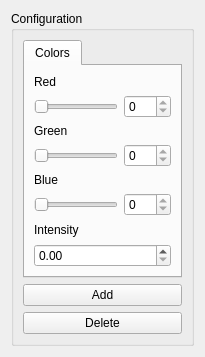
                      <widget class="QWidget" name="tab_12">
                       <attribute name="title">
                        <string>Directional Lights</string>
                       </attribute>
                       <layout class="QVBoxLayout" name="verticalLayout_28">
                        <item>
                         <layout class="QVBoxLayout" name="verticalLayout_27">
                          <item>
                           <widget class="QGroupBox" name="groupBox_10">
                            <property name="sizePolicy">
                             <sizepolicy hsizetype="Expanding" vsizetype="Maximum">
                              <horstretch>0</horstretch>
                              <verstretch>0</verstretch>
                             </sizepolicy>
                            </property>
                            <property name="focusPolicy">
                             <enum>Qt::NoFocus</enum>
                            </property>
                            <property name="acceptDrops">
                             <bool>false</bool>
                            </property>
                            <property name="autoFillBackground">
                             <bool>false</bool>
                            </property>
                            <property name="title">
                             <string>Configuration</string>
                            </property>
                            <property name="flat">
                             <bool>false</bool>
                            </property>
                            <property name="checkable">
                             <bool>false</bool>
                            </property>
                            <property name="checked">
                             <bool>false</bool>
                            </property>
                            <layout class="QVBoxLayout" name="verticalLayout_24">
                             <item>
                              <widget class="QTabWidget" name="tabWidget_6">
                               <property name="sizePolicy">
                                <sizepolicy hsizetype="Maximum" vsizetype="Maximum">
                                 <horstretch>0</horstretch>
                                 <verstretch>0</verstretch>
                                </sizepolicy>
                               </property>
                               <property name="currentIndex">
                                <number>0</number>
                               </property>
                               <property name="documentMode">
                                <bool>false</bool>
                               </property>
                               <property name="tabsClosable">
                                <bool>false</bool>
                               </property>
                               <property name="tabBarAutoHide">
                                <bool>false</bool>
                               </property>
                               <widget class="QWidget" name="tab_13">
                                <attribute name="title">
                                 <string>Colors</string>
                                </attribute>
                                <layout class="QVBoxLayout" name="verticalLayout_26">
                                 <item>
                                  <layout class="QGridLayout" name="gridLayout_21">
                                   <item row="3" column="0">
                                    <widget class="QLabel" name="label_13">
                                     <property name="text">
                                      <string>Red</string>
                                     </property>
                                    </widget>
                                   </item>
                                   <item row="8" column="1">
                                    <widget class="QSpinBox" name="spinbox_renderer_lighting_DirectionalLights_colors_blue">
                                     <property name="readOnly">
                                      <bool>true</bool>
                                     </property>
                                     <property name="maximum">
                                      <number>255</number>
                                     </property>
                                    </widget>
                                   </item>
                                   <item row="5" column="0">
                                    <widget class="QLabel" name="label_14">
                                     <property name="text">
                                      <string>Green</string>
                                     </property>
                                    </widget>
                                   </item>
                                   <item row="8" column="0">
                                    <widget class="QSlider" name="hslider_renderer_lighting_DirectionalLights_colors_blue">
                                     <property name="sizePolicy">
                                      <sizepolicy hsizetype="Maximum" vsizetype="Maximum">
                                       <horstretch>0</horstretch>
                                       <verstretch>0</verstretch>
                                      </sizepolicy>
                                     </property>
                                     <property name="maximum">
                                      <number>255</number>
                                     </property>
                                     <property name="orientation">
                                      <enum>Qt::Horizontal</enum>
                                     </property>
                                    </widget>
                                   </item>
                                   <item row="6" column="0">
                                    <widget class="QSlider" name="hslider_renderer_lighting_DirectionalLights_colors_green">
                                     <property name="sizePolicy">
                                      <sizepolicy hsizetype="Maximum" vsizetype="Maximum">
                                       <horstretch>0</horstretch>
                                       <verstretch>0</verstretch>
                                      </sizepolicy>
                                     </property>
                                     <property name="maximum">
                                      <number>255</number>
                                     </property>
                                     <property name="orientation">
                                      <enum>Qt::Horizontal</enum>
                                     </property>
                                    </widget>
                                   </item>
                                   <item row="4" column="1">
                                    <widget class="QSpinBox" name="spinbox_renderer_lighting_DirectionalLight_colors_red">
                                     <property name="readOnly">
                                      <bool>true</bool>
                                     </property>
                                     <property name="maximum">
                                      <number>255</number>
                                     </property>
                                    </widget>
                                   </item>
                                   <item row="6" column="1">
                                    <widget class="QSpinBox" name="spinbox_renderer_lighting_DirectionalLights_colors_green">
                                     <property name="readOnly">
                                      <bool>true</bool>
                                     </property>
                                     <property name="maximum">
                                      <number>255</number>
                                     </property>
                                    </widget>
                                   </item>
                                   <item row="4" column="0">
                                    <widget class="QSlider" name="hslider_renderer_lighting_DirectionalLights_colors_red">
                                     <property name="sizePolicy">
                                      <sizepolicy hsizetype="Maximum" vsizetype="Maximum">
                                       <horstretch>0</horstretch>
                                       <verstretch>0</verstretch>
                                      </sizepolicy>
                                     </property>
                                     <property name="maximum">
                                      <number>255</number>
                                     </property>
                                     <property name="value">
                                      <number>0</number>
                                     </property>
                                     <property name="orientation">
                                      <enum>Qt::Horizontal</enum>
                                     </property>
                                    </widget>
                                   </item>
                                   <item row="7" column="0">
                                    <widget class="QLabel" name="label_15">
                                     <property name="text">
                                      <string>Blue</string>
                                     </property>
                                    </widget>
                                   </item>
                                  </layout>
                                 </item>
                                 <item>
                                  <widget class="QLabel" name="label_17">
                                   <property name="text">
                                    <string>Intensity</string>
                                   </property>
                                  </widget>
                                 </item>
                                 <item>
                                  <widget class="QDoubleSpinBox" name="renderer_lighting_DirectionalLights_intensity"/>
                                 </item>
                                </layout>
                               </widget>
                              </widget>
                             </item>
                             <item>
                              <widget class="QPushButton" name="button_renderer_lighting_PointLights_add_2">
                               <property name="text">
                                <string>Add</string>
                               </property>
                              </widget>
                             </item>
                             <item>
                              <widget class="QPushButton" name="button_renderer_lighting_PointLights_delete_2">
                               <property name="text">
                                <string>Delete</string>
                               </property>
                              </widget>
                             </item>
                            </layout>
                           </widget>
                          </item>
                         </layout>
                        </item>
                       </layout>
                      </widget>
